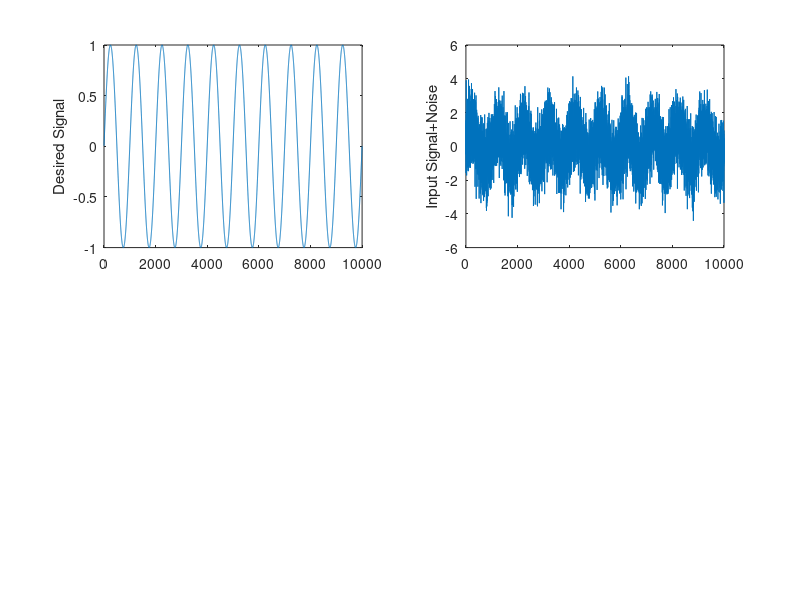

Source code (MATLAB): (Note: this script raises an error after producing the figure.)
clear
close all

N = 10000;
w0=0.001;                   %frequency of sinewave test input
phi=0;                      %phase for sinewave test input
d=sin(2*pi*[1:N]*w0+phi);   %desired signal in our case just a sinewave
x=d+randn(1,N);             %signal with noise
t=[0:N-1];                  %vector N integers incrementing from 0
figure(1)
subplot(221),plot(t,d),ylabel('Desired Signal'),
subplot(222),plot(t,x),ylabel('Input Signal+Noise'),

a = 1;                  %bias for normalized LMS and variable step nLMS
M = 150;                %LMS filter order
umin = 1e-3;            %adaptation rate minimum
umax = 1.25;            %adaptation rate maximum
beta = 20;              %step size change rate constant
u=[.5 .75 1 1.25 1.5];  %adaptation rate constant
mu=0.01;                %step size for LMS

[mse,yd,w,stepSize] = Acoustic_VariableStep_nLMS(d,x,a,M,umin,umax,beta);

hold on
subplot(223),plot(t,mse),ylabel('Mean Squared Error'),
hold on
subplot(224),plot(t,yd),ylabel('Adaptive Desired output');

figure(2)
[mse,yd,w] = Acoustic_LMS(d,x,M,.00025);
hold on
plot(t,mse),ylabel('Mean Squared Error'),xlabel('number of iterations'),title('MSE vs Step Size for LMS')
[mse,yd,w] = Acoustic_LMS(d,x,M,.0005);
plot(t,mse)
[mse,yd,w] = Acoustic_LMS(d,x,M,.00075);
plot(t,mse)
legend('mu = 0.0025','mu = 0.005', 'mu = 0.0075')
